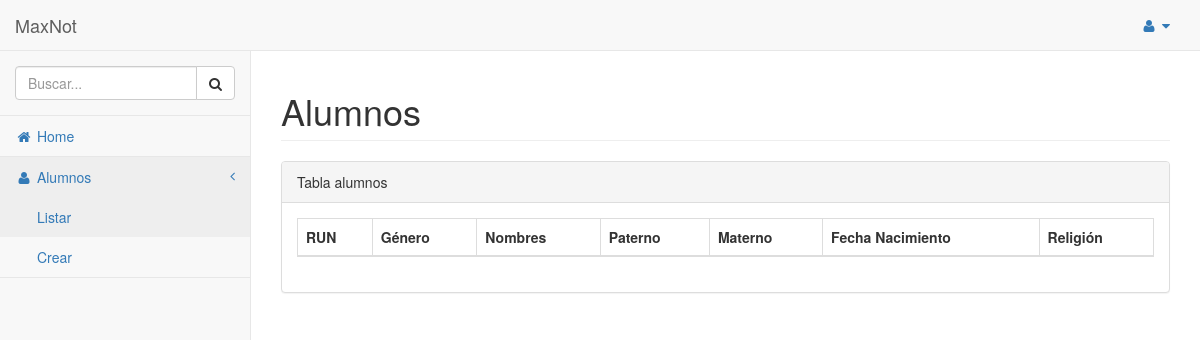
/alumnos/, run on an earlier commit of the app's database.
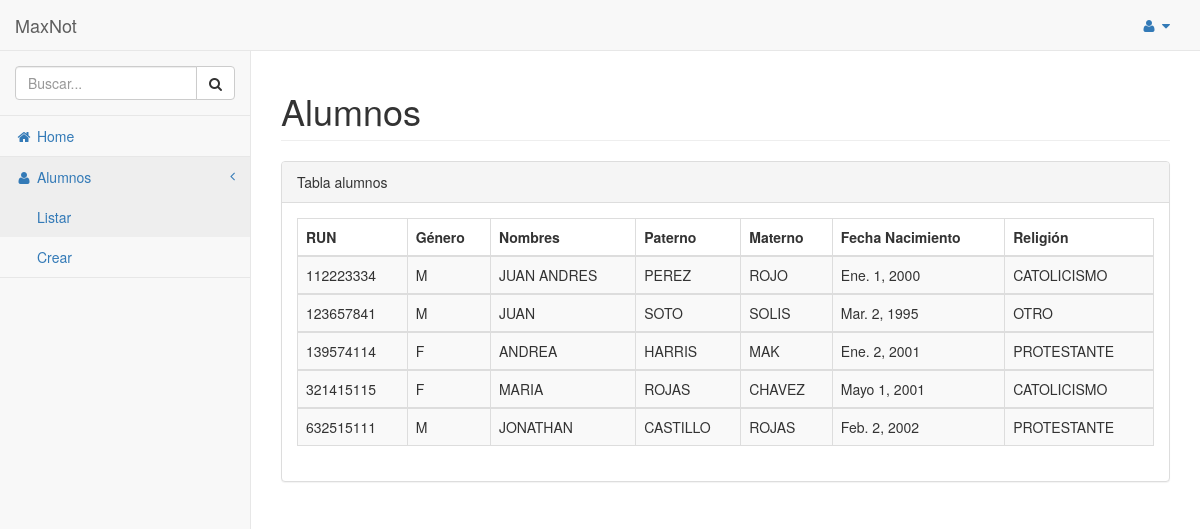
And on a later commit of the database.
### alumno/models.py (models this page shows, shortened)
class Alumno(models.Model):
    GENERO_CHOICES = (
        ('F','FEMENINO'),
        ('M','MASCULINO'),
    )
    run = models.CharField(max_length=9)
    nombres = models.CharField(max_length=50)
    apellido_paterno = models.CharField(max_length=50)
    apellido_materno = models.CharField(max_length=50)
    genero = models.CharField(max_length=1,
                              choices=GENERO_CHOICES,)
    fecha_nacimiento = models.DateField()
    religion = models.ForeignKey(Religion)

### religion/models.py (models this page shows, shortened)
class Religion(models.Model):
    nombre_religion = models.CharField(max_length=20)
    class Meta:
        verbose_name_plural = "Religiones"

### alumno/views.py (the view)
class AlumnoList(ListView):
    queryset = Alumno.objects.all()

### templates/alumno/alumno_list.html (shortened to what this page needs)
{% extends 'base.html' %}
{% block css %}
    <link rel="stylesheet" type="text/css" href="//cdn.datatables.net/1.10.13/css/jquery.dataTables.css">
{% endblock %}
{% block content %}
<div id="page-wrapper">
    <div class="row">
         <div class="col-lg-12">
             <h1 class="page-header">Alumnos</h1>
         </div>
    </div>
    <div class="row">
                <div class="col-lg-12">
                    <div class="panel panel-default">
                        <div class="panel-heading">
                            Tabla alumnos
                        </div>
                        <div class="panel-body">
                            <table width="100%" class="table table-striped table-bordered table-hover" id="dataTables-example">
                                <thead>
                                    <tr>
                                        <th>RUN</th>
                                        <th>Género</th>
                                        <th>Nombres</th>
                                        <th>Paterno</th>
                                        <th>Materno</th>
                                        <th>Fecha Nacimiento</th>
                                        <th>Religión</th>
                                    </tr>
                                </thead>
                                {% for alumno in object_list %}
                                <tbody>
                                    <tr class="odd gradeX">
                                        <td>{{ alumno.run }}</td>
                                        <td>{{ alumno.genero }}</td>
                                        <td>{{ alumno.nombres }}</td>
                                        <td>{{ alumno.apellido_paterno }}</td>
                                        <td>{{ alumno.apellido_materno }}</td>
                                        <td>{{ alumno.fecha_nacimiento }}</td>
                                        <td>{{ alumno.religion.nombre_religion }}</td>
                                    </tr>
                                </tbody>
                                 {% endfor %}
                            </table>
                        </div>
                    </div>
                </div>
            </div>
</div>
{% endblock %}

### templates/base.html (shortened to what this page needs)
<!DOCTYPE html>
<html lang="en">
<head>
	{% load staticfiles %}
	<link rel="stylesheet" type="text/css" href="{% static "css/bootstrap.min.css" %}" media="screen" />
	<link rel="stylesheet" type="text/css" href="{% static "css/sb-admin-2.css" %}" media="screen" />
	<link rel="stylesheet" type="text/css" href="{% static "css/font-awesome.css" %}" media="screen" />
	<link rel="stylesheet" type="text/css" href="{% static "css/metisMenu.min.css" %}" media="screen">
	<link  rel="stylesheet" type="text/css" href="{% static "css/morris.css" %}" media="screen">
    {%block css%}{%endblock%}
</head>
<body>
<div id="wrapper">
        <nav class="navbar navbar-default navbar-static-top" role="navigation" style="margin-bottom: 0">
            <div class="navbar-header">
                <a class="navbar-brand" href="index.html">MaxNot</a>
            </div>
            <ul class="nav navbar-top-links navbar-right">
                <li class="dropdown">
                    <a class="dropdown-toggle" data-toggle="dropdown" href="#">
                        <i class="fa fa-user fa-fw"></i> <i class="fa fa-caret-down"></i>
                    </a>
                </li>
            </ul>
            <div class="navbar-default sidebar" role="navigation">
                <div class="sidebar-nav navbar-collapse">
                    <ul class="nav" id="side-menu">
                        <li class="sidebar-search">
                            <div class="input-group custom-search-form">
                                <input type="text" class="form-control" placeholder="Buscar...">
                                <span class="input-group-btn">
                                <button class="btn btn-default" type="button">
                                    <i class="fa fa-search"></i>
                                </button>
                            </span>
                            </div>
                        </li>
                        <li>
                            <a href="index.html"><i class="fa fa-home fa-fw"></i> Home</a>
                        </li>
                        <li>
                            <a href="/alumnos/"><i class="fa fa-user fa-fw"></i> Alumnos<span class="fa arrow"></span></a>
                            <ul class="nav nav-second-level">
                                <li>
                                    <a href="/alumnos/">Listar</a>
                                </li>
                                <li>
                                    <a href="/alumnos/add/">Crear</a>
                                </li>
                            </ul>
                        </li>
                    </ul>
                </div>
            </div>
        </nav>
		{% block content %}
			{% endblock %}
    </div>
</body>
</html>

### static/css/sb-admin-2.css (style rules this page uses)
body { background-color: #f8f8f8; }
#wrapper { width: 100%; }
#page-wrapper { padding: 0 15px; min-height: 568px; background-color: white; }
@media (min-width: 768px) { #page-wrapper { position: inherit; margin: 0 0 0 250px; padding: 0 30px; border-left: 1px solid #e7e7e7; } }
.navbar-top-links { margin-right: 0; }
.navbar-top-links li { display: inline-block; }
.navbar-top-links li:last-child { margin-right: 15px; }
.navbar-top-links li a { padding: 15px; min-height: 50px; }
.sidebar .sidebar-nav.navbar-collapse { padding-left: 0; padding-right: 0; }
.sidebar .sidebar-search { padding: 15px; }
.sidebar ul li { border-bottom: 1px solid #e7e7e7; }
.sidebar ul li a.active { background-color: #eeeeee; }
.sidebar .arrow { float: right; }
.sidebar .fa.arrow:before { content: "\f104"; }
.sidebar .nav-second-level li, .sidebar .nav-third-level li { border-bottom: none !important; }
.sidebar .nav-second-level li a { padding-left: 37px; }
@media (min-width: 768px) { .sidebar { z-index: 1; position: absolute; width: 250px; margin-top: 51px; } }

What changed in the data, as far as the page shows it:
added Alumno: run "112223334", genero "M", nombres "JUAN ANDRES", apellido_paterno "PEREZ", apellido_materno "ROJO", fecha_nacimiento "Ene. 1, 2000", religion.nombre_religion "CATOLICISMO"
added Alumno: run "123657841", genero "M", nombres "JUAN", apellido_paterno "SOTO", apellido_materno "SOLIS", fecha_nacimiento "Mar. 2, 1995", religion.nombre_religion "OTRO"
added Alumno: run "139574114", genero "F", nombres "ANDREA", apellido_paterno "HARRIS", apellido_materno "MAK", fecha_nacimiento "Ene. 2, 2001", religion.nombre_religion "PROTESTANTE"
added Alumno: run "321415115", genero "F", nombres "MARIA", apellido_paterno "ROJAS", apellido_materno "CHAVEZ", fecha_nacimiento "Mayo 1, 2001", religion.nombre_religion "CATOLICISMO"
added Alumno: run "632515111", genero "M", nombres "JONATHAN", apellido_paterno "CASTILLO", apellido_materno "ROJAS", fecha_nacimiento "Feb. 2, 2002", religion.nombre_religion "PROTESTANTE"
